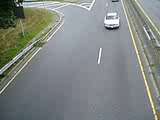
#> input picture frame 12 of imgs/traffic.avi, 160 x 120 px
$ jupyter execute --allow-errors '10_ Hodnotenie_videozaznamu.ipynb'   (older library calls are emulated)
#> lines starting #> are read from the running program, lines starting #| are printed output that depends on the picture
#> further down, frame is the input picture: shape (120, 160, 3); mean B, G, R 130.9, 133.8, 128.6
[cell 1]
import time
import cv2

import numpy as np
from skimage.color import rgb2gray

import matplotlib.pyplot as plt
from IPython import display

[cell 2]
plt.rcParams['text.color'] = 'w'
plt.rcParams['xtick.color'] = 'w'
plt.rcParams['ytick.color'] = 'w'
plt.rcParams['axes.labelcolor'] = 'w'
font = {'family' : 'DejaVu Sans',
        'weight' : 'normal',
        'size'   : 18}

plt.rc('font', **font)

[cell 3]
video_path = 'imgs/traffic.avi'
video_capture = cv2.VideoCapture(video_path)

#> (a cell that did not finish here is left out)

[cell 5]
width  = int(video_capture.get(cv2.CAP_PROP_FRAME_HEIGHT))
height = int(video_capture.get(cv2.CAP_PROP_FRAME_WIDTH))
length = int(video_capture.get(cv2.CAP_PROP_FRAME_COUNT))
fps = int(video_capture.get(cv2.CAP_PROP_FPS))

video_capture.set(cv2.CAP_PROP_POS_FRAMES,0)
_, background_image = video_capture.read()
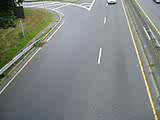
#> input picture frame 0 of imgs/traffic.avi, 160 x 120 px
#> background_image is the input picture: shape (120, 160, 3); mean B, G, R 130.7, 133.6, 128.4

video_capture.set(cv2.CAP_PROP_POS_FRAMES, 67)
_, image_with_cars = video_capture.read()
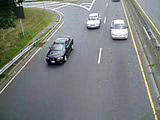
#> input picture frame 67 of imgs/traffic.avi, 160 x 120 px
#> image_with_cars is the input picture: shape (120, 160, 3); mean B, G, R 127.1, 129.2, 124.6

plt.figure(figsize=(15,10))
#> (this line was passed over: IPython is not available in this run)
plt.subplot(121)
#> (this line was passed over: IPython is not available in this run)
plt.imshow(background_image)
#> (this line was passed over: IPython is not available in this run)
plt.title("background_image")
#> (this line was passed over: IPython is not available in this run)
plt.subplot(122)
#> (this line was passed over: IPython is not available in this run)
plt.title("Image wit cars")
plt.imshow(image_with_cars)

$ run again, starting later in the video
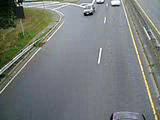
#> input picture frame 54 of imgs/traffic.avi, 160 x 120 px
#> frame is the input picture: shape (120, 160, 3); mean B, G, R 122.2, 124.5, 119.7
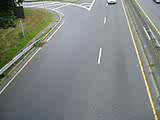
#> input picture frame 0 of imgs/traffic.avi, 160 x 120 px
#> background_image is the input picture: shape (120, 160, 3); mean B, G, R 130.7, 133.6, 128.4
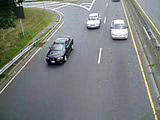
#> input picture frame 67 of imgs/traffic.avi, 160 x 120 px
#> image_with_cars is the input picture: shape (120, 160, 3); mean B, G, R 127.1, 129.2, 124.6

$ run again, starting later in the video
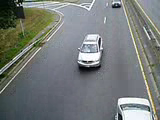
#> input picture frame 96 of imgs/traffic.avi, 160 x 120 px
#> frame is the input picture: shape (120, 160, 3); mean B, G, R 120.7, 122.9, 118.1
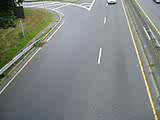
#> input picture frame 0 of imgs/traffic.avi, 160 x 120 px
#> background_image is the input picture: shape (120, 160, 3); mean B, G, R 130.7, 133.6, 128.4
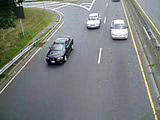
#> input picture frame 67 of imgs/traffic.avi, 160 x 120 px
#> image_with_cars is the input picture: shape (120, 160, 3); mean B, G, R 127.1, 129.2, 124.6
